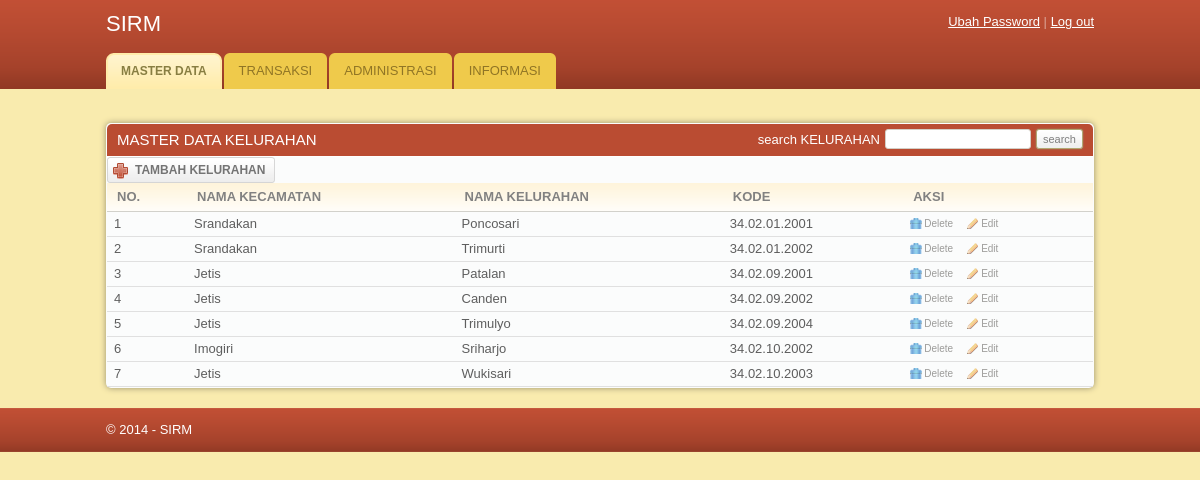
Screenshot of /MODUL/Master/kelurahan.php with the database file from the repository.
### tables this page shows
CREATE TABLE IF NOT EXISTS `kelurahan` (
  `id_kelurahan` int(3) NOT NULL AUTO_INCREMENT,
  `id_kecamatan` int(3) NOT NULL,
  `nama_kelurahan` varchar(20) NOT NULL,
  `kode_kel` varchar(13) NOT NULL,
  PRIMARY KEY (`id_kelurahan`)
);

CREATE TABLE IF NOT EXISTS `kecamatan` (
  `id_kecamatan` int(3) NOT NULL AUTO_INCREMENT,
  `id_kabupaten` int(3) NOT NULL,
  `nama_kecamatan` varchar(20) NOT NULL,
  `kode_kecamatan` varchar(8) NOT NULL,
  PRIMARY KEY (`id_kecamatan`)
);

### MODUL/Master/kelurahan.php (the view, shortened to what this page needs)
<!DOCTYPE html PUBLIC "-//W3C//DTD XHTML 1.0 Transitional//EN" "http://www.w3.org/TR/xhtml1/DTD/xhtml1-transitional.dtd">
<html xmlns="http://www.w3.org/1999/xhtml">
<head>
	<link rel="stylesheet" href="../../css/style.css" type="text/css" media="all" />
</head>
<body>
<div id="header">
	<div class="shell">
		<div id="top">
			<h1><a href="master/index.php">SIRM</a></h1>
			<div id="top-navigation">
				<a href="#">Ubah Password</a>
				<span>|</span>
				<a href="#">Log out</a>
			</div>
		</div>
		<div id="navigation">
			<ul>
			    <li><a href="master.php" class="active"><span>MASTER DATA</span></a></li>
				<li><a href="../../transaksi.php"><span>TRANSAKSI</span></a></li>
			    <li><a href="../../administrasi.php"><span>ADMINISTRASI</span></a></li>
			    <li><a href="../../informasi.php"><span>INFORMASI</span></a></li>
			</ul>
		</div>
	</div>
</div>
<div id="container">
	<div class="shell">
		<br />
		<div id="main">
			<div id="content">
				<div class="box">
					<div class="box-head">
						<h2 class="left">MASTER DATA KELURAHAN</h2>
						<div class="right">
							<label>search KELURAHAN</label>
							<input type="text" class="field small-field" />
							<input type="submit" class="button" value="search" />
						</div>
					</div>
					<div class="table">
					<a href="tambahkel.php" class="add-button"><span>TAMBAH KELURAHAN</span></a><br>
						<table width="100%" border="0" cellspacing="0" cellpadding="0">
							<tr>
								<th>NO.</th>
								<th>NAMA KECAMATAN</th>
								<th>NAMA KELURAHAN</th>
								<th>KODE</th>
								<th>AKSI</th>
							</tr>
							<?php
							$no=0;
							$query = mysql_query("SELECT * FROM kelurahan");
							while($data= mysql_fetch_array($query)){
							$no++;
							?>
							<tr>
								<td><?php echo $no;?></td>
								<td><?php
								$q=mysql_query("SELECT nama_kecamatan FROM kecamatan WHERE id_kecamatan='$data[id_kecamatan]'");
								$data2=mysql_fetch_array($q);
								echo $data2['nama_kecamatan'];?> </td>
								<td><?php echo $data['nama_kelurahan'];?></td>
								<td><?php echo $data['kode_kel'];?></td>
								<td><a href="hapuskel.php?id_kelurahan=<?=$data['id_kelurahan']?>" class="ico del" onclick="return konfirmasi('<?php echo $data['nama_kelurahan'];?>')">Delete</a><a href="editkel.php?id_kelurahan=<?=$data['id_kelurahan']?>" class="ico edit">Edit</a></td>
							</tr>
							<?php }?>
						</table>
					</div>
				</div>
			</div>
		</div>
	</div>
<div id="footer">
	<div class="shell">
		<span class="left">&copy; 2014 - SIRM</span>
	</div>
</div>
</body>
</html>

### css/style.css (style rules this page uses)
* { padding:0; margin:0; outline:0; }
body { background:#f9ebae; font-family: Verdana, sans-serif; font-size:13px; line-height:14px; color:#5e5e5e; }
.field { border:solid 1px #d3cfc7; background:#fff; padding:5px; }
.small-field { border:solid 1px #d3cfc7; background:#fff; padding:3px 1px; font-size:11px; }
.button { background:#eee url(images/button.gif) repeat-x 0 0; border:solid 1px #b1a874; color:#7f7f7f; font-size:11px; padding:2px 6px 2px 6px; cursor:pointer; line-height:14px !important; }
a { color:#ba4c32; text-decoration: underline; cursor:pointer; }
.left, .alignleft { float:left; display:inline; }
.right, .alignright { float:right; display:inline; }
h1 { font-size:22px; line-height:24px; color:#fff; font-weight: normal; }
h1 a { color:#fff; text-decoration: none; }
h2 { font-size:15px; font-weight: normal; }
.shell { width:988px; margin:0 auto; }
#header { height:89px; background:url(images/header.gif); white-space:nowrap; }
#header h1 { float:left; display:inline; padding-top:12px; }
#top-navigation { float:right; white-space:nowrap; color:#fff; padding-top:15px; }
#top-navigation a { color:#fff; }
#top-navigation span { color:#dca598; }
#top { height:53px; }
#navigation { height:36px; }
#navigation ul { list-style-type: none; }
#navigation ul li { float:left; display:inline; margin-right:2px; }
#navigation ul li a, #navigation ul li a span { float:left; height:36px; background:url(images/tab.gif) no-repeat 0 0; padding:0 0 0 15px; }
#navigation ul li a span { background-position:right 0; padding:0 15px 0 0; }
#navigation ul li a { line-height:36px; color:#907525; text-decoration: none; }
#navigation ul li a.active, #navigation ul li a:hover { background-position:0 bottom; }
#navigation ul li a.active span, #navigation ul li a:hover span { background-position:right bottom; }
#navigation ul li a.active { font-size:12px; font-weight: bold; color:#887e42; }
#container { padding:20px 0; }
#content { float:left; width:100%; }
.table th { background:#fffdfa url(images/th.gif) repeat-x 0 0; color:#818181; text-align: left; padding:7px 10px; border-bottom:solid 1px #d2d1cb; }
.table td { background:#fbfcfc; border-bottom:solid 1px #e0e0e0; padding:5px 7px; }
.box { background:#fbfcfc; height:100%; padding:1px; margin-bottom:20px; }
.box-head { background:#ba4c32; height:32px; color:#fff; padding: 0 10px; line-height:32px; border-bottom:solid 1px #fff; }
.box-head .right { padding-top:5px; line-height:13px; }
.box-head .right label, .box-head .right input { float:left; }
.box-head .right label { padding:4px 0 0 0; }
.box-head .right input { margin-left:5px; }
a.ico { color:#9d9c9a; font-size:10px; text-decoration: none; padding:0 0 0 14px; background-repeat:no-repeat; background-position:0 0; }
a.del { background-image:url(images/del.gif) }
a.edit { background-image:url(images/edit.gif); margin-left:14px; }
.add-button, .add-button span { float:left; height:26px; background:url(images/add-button.gif) no-repeat 0 0; padding:0 0 0 28px; }
.add-button span { background-position:right 0; padding:0 10px 0 0; }
.add-button { font-weight: bold; font-size:12px; color:#747474; text-decoration: none; line-height:26px; }
#footer { height:44px; background:url(images/footer.gif); line-height:44px; color:#fff; }
.box { -moz-border-radius:5px; -webkit-border-radius:5px; -moz-box-shadow: 0 0 6px #978f6c; -webkit-box-shadow: 0 0 6px #978f6c; }
.box-head { -moz-border-radius-topleft:5px; -moz-border-radius-topright:5px; -webkit-border-top-left-radius:5px; -webkit-border-top-right-radius:5px; }
.field, .button { -moz-border-radius:4px; -webkit-border-radius:4px; }
.small-field, .button, .pagging a { -moz-border-radius:3px; -webkit-border-radius:3px; }
.button { -moz-box-shadow: 0 0 2px #978f6c; -webkit-box-shadow: 0 0 2px #978f6c; }

### rows the page displays
kelurahan: id_kecamatan.nama_kecamatan "Srandakan", nama_kelurahan "Poncosari", kode_kel "34.02.01.2001"
kelurahan: id_kecamatan.nama_kecamatan "Srandakan", nama_kelurahan "Trimurti", kode_kel "34.02.01.2002"
kelurahan: id_kecamatan.nama_kecamatan "Jetis", nama_kelurahan "Patalan", kode_kel "34.02.09.2001"
kelurahan: id_kecamatan.nama_kecamatan "Jetis", nama_kelurahan "Canden", kode_kel "34.02.09.2002"
kelurahan: id_kecamatan.nama_kecamatan "Jetis", nama_kelurahan "Trimulyo", kode_kel "34.02.09.2004"
kelurahan: id_kecamatan.nama_kecamatan "Imogiri", nama_kelurahan "Sriharjo", kode_kel "34.02.10.2002"
kelurahan: id_kecamatan.nama_kecamatan "Jetis", nama_kelurahan "Wukisari", kode_kel "34.02.10.2003"
